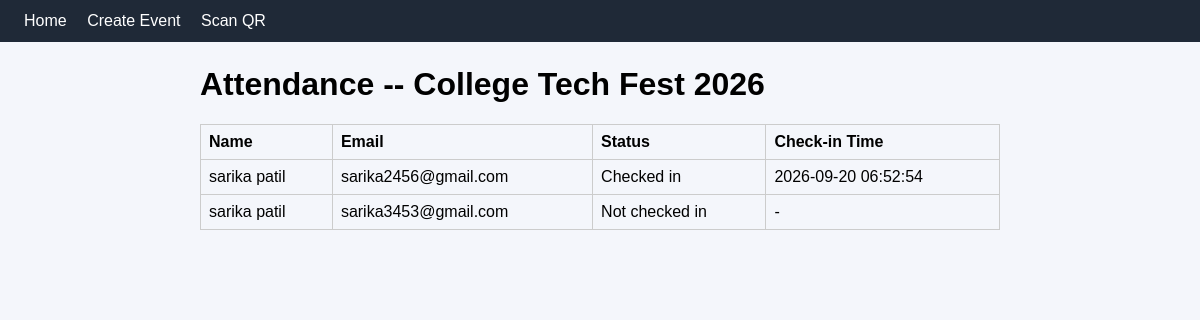
The app's page /attendance/3 with its own data.
### tables this page shows
CREATE TABLE events (
            id INTEGER PRIMARY KEY AUTOINCREMENT,
            title TEXT NOT NULL,
            event_date TEXT NOT NULL,
            location TEXT NOT NULL
        );

CREATE TABLE registrations (
            id INTEGER PRIMARY KEY AUTOINCREMENT,
            event_id INTEGER NOT NULL,
            name TEXT NOT NULL,
            email TEXT NOT NULL,
            code TEXT UNIQUE NOT NULL,
            checked_in INTEGER DEFAULT 0,
            checkin_time TEXT,
            FOREIGN KEY (event_id) REFERENCES events (id)
        );

### app.py (the view)
@app.route("/attendance/<int:event_id>")
def attendance(event_id):
    conn = get_db()
    event = conn.execute(
        "SELECT * FROM events WHERE id = ?",
        (event_id,),
    ).fetchone()
    registrations = conn.execute(
        """
        SELECT * FROM registrations
        WHERE event_id = ?
        ORDER BY name
        """,
        (event_id,),
    ).fetchall()
    conn.close()
    if event is None:
        flash("Event not found.")
        return redirect(url_for("index"))
    return render_template(
        "attendance.html",
        event=event,
        registrations=registrations,
    )

### database.py (called while the page is built)
def get_db():
    conn = sqlite3.connect(DB_PATH)
    conn.row_factory = sqlite3.Row
    return conn

### templates/attendance.html (shortened to what this page needs)
{% extends "base.html" %}
{% block content %}
<h1>Attendance -- {{ event['title'] }}</h1>
<table class="event-table">
    <tr>
        <th>Name</th>
        <th>Email</th>
        <th>Status</th>
        <th>Check-in Time</th>
    </tr>
    {% for r in registrations %}
    <tr>
        <td>{{ r['name'] }}</td>
        <td>{{ r['email'] }}</td>
        <td>{{ "Checked in" if r['checked_in'] else "Not checked in" }}</td>
        <td>{{ r['checkin_time'] or "-" }}</td>
    </tr>
    {% endfor %}
</table>
{% endblock %}

### static/css/style.css (style rules this page uses)
body { font-family: Arial, sans-serif; margin: 0; background: #f4f6fb; }
.event-table { width: 100%; border-collapse: collapse; margin-top: 16px; }
.event-table th, .event-table td { border: 1px solid #ccc; padding: 8px; text-align: left; }

### records on screen
events: title "College Tech Fest 2026"
registrations: name "sarika patil", email "sarika2456@gmail.com", checked_in "Checked in", checkin_time "2026-09-20 06:52:54"
registrations: name "sarika patil", email "sarika3453@gmail.com", checked_in "Not checked in", r "-"
